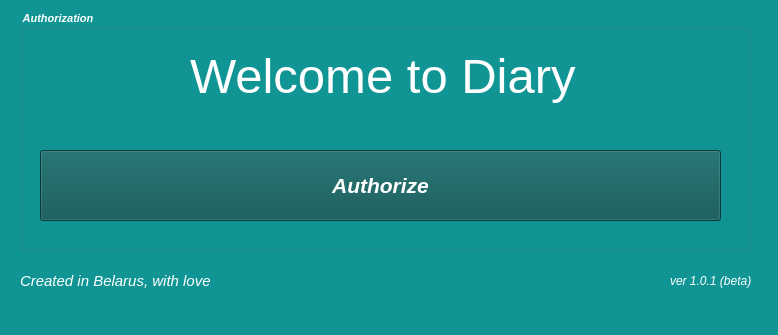
<?xml version="1.0" encoding="UTF-8"?>
<ui version="4.0">
 <class>MainWindow</class>
 <widget class="QMainWindow" name="MainWindow">
  <property name="geometry">
   <rect>
    <x>0</x>
    <y>0</y>
    <width>778</width>
    <height>335</height>
   </rect>
  </property>
  <property name="windowTitle">
   <string>Welcome</string>
  </property>
  <property name="styleSheet">
   <string notr="true">color: rgb(16, 149, 148);
background-color: rgb(16, 149, 148);

</string>
  </property>
  <widget class="QWidget" name="centralwidget">
   <widget class="QGroupBox" name="groupBox">
    <property name="geometry">
     <rect>
      <x>20</x>
      <y>10</y>
      <width>731</width>
      <height>241</height>
     </rect>
    </property>
    <property name="font">
     <font>
      <pointsize>8</pointsize>
      <italic>true</italic>
      <bold>true</bold>
     </font>
    </property>
    <property name="styleSheet">
     <string notr="true">color: rgb(255, 255, 255);</string>
    </property>
    <property name="title">
     <string>Authorization</string>
    </property>
    <widget class="QPushButton" name="authorize_button">
     <property name="geometry">
      <rect>
       <x>20</x>
       <y>140</y>
       <width>681</width>
       <height>71</height>
      </rect>
     </property>
     <property name="font">
      <font>
       <pointsize>16</pointsize>
       <italic>true</italic>
       <bold>true</bold>
      </font>
     </property>
     <property name="cursor">
      <cursorShape>PointingHandCursor</cursorShape>
     </property>
     <property name="mouseTracking">
      <bool>false</bool>
     </property>
     <property name="styleSheet">
      <string notr="true">background-color: rgb(29, 35, 35);
background-color: rgb(9, 83, 82);</string>
     </property>
     <property name="text">
      <string>Authorize</string>
     </property>
    </widget>
    <widget class="QLabel" name="label">
     <property name="geometry">
      <rect>
       <x>170</x>
       <y>30</y>
       <width>411</width>
       <height>71</height>
      </rect>
     </property>
     <property name="font">
      <font>
       <pointsize>37</pointsize>
       <italic>false</italic>
       <bold>false</bold>
      </font>
     </property>
     <property name="text">
      <string>Welcome to Diary</string>
     </property>
    </widget>
   </widget>
   <widget class="QLabel" name="Created">
    <property name="geometry">
     <rect>
      <x>20</x>
      <y>270</y>
      <width>221</width>
      <height>21</height>
     </rect>
    </property>
    <property name="font">
     <font>
      <pointsize>11</pointsize>
      <italic>true</italic>
     </font>
    </property>
    <property name="styleSheet">
     <string notr="true">color: rgb(255, 255, 255);</string>
    </property>
    <property name="text">
     <string>Created in Belarus, with love</string>
    </property>
   </widget>
   <widget class="QLabel" name="version">
    <property name="geometry">
     <rect>
      <x>670</x>
      <y>270</y>
      <width>91</width>
      <height>21</height>
     </rect>
    </property>
    <property name="font">
     <font>
      <pointsize>9</pointsize>
      <italic>true</italic>
     </font>
    </property>
    <property name="styleSheet">
     <string notr="true">color: rgb(255, 255, 255);</string>
    </property>
    <property name="text">
     <string>ver 1.0.1 (beta)</string>
    </property>
   </widget>
  </widget>
  <widget class="QMenuBar" name="menubar">
   <property name="geometry">
    <rect>
     <x>0</x>
     <y>0</y>
     <width>778</width>
     <height>22</height>
    </rect>
   </property>
  </widget>
  <widget class="QStatusBar" name="statusbar"/>
 </widget>
 <resources/>
 <connections/>
</ui>
